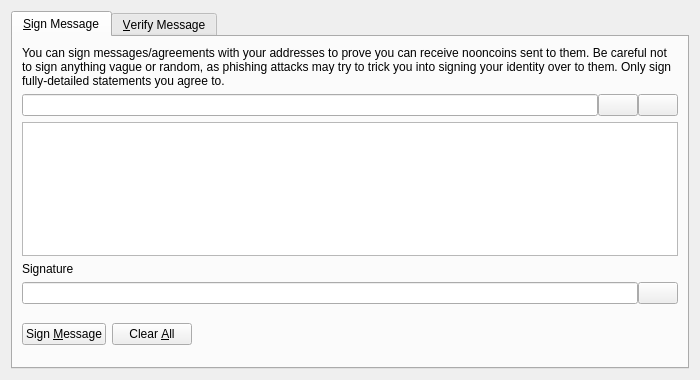
<?xml version="1.0" encoding="UTF-8"?>
<ui version="4.0">
 <class>SignVerifyMessageDialog</class>
 <widget class="QDialog" name="SignVerifyMessageDialog">
  <property name="geometry">
   <rect>
    <x>0</x>
    <y>0</y>
    <width>700</width>
    <height>380</height>
   </rect>
  </property>
  <property name="windowTitle">
   <string>Signatures - Sign / Verify a Message</string>
  </property>
  <property name="modal">
   <bool>true</bool>
  </property>
  <layout class="QVBoxLayout" name="verticalLayout">
   <item>
    <widget class="QTabWidget" name="tabWidget">
     <property name="currentIndex">
      <number>0</number>
     </property>
     <widget class="QWidget" name="tabSignMessage">
      <attribute name="title">
       <string>&amp;Sign Message</string>
      </attribute>
      <layout class="QVBoxLayout" name="verticalLayout_SM">
       <item>
        <widget class="QLabel" name="infoLabel_SM">
         <property name="text">
          <string>You can sign messages/agreements with your addresses to prove you can receive nooncoins sent to them. Be careful not to sign anything vague or random, as phishing attacks may try to trick you into signing your identity over to them. Only sign fully-detailed statements you agree to.</string>
         </property>
         <property name="textFormat">
          <enum>Qt::PlainText</enum>
         </property>
         <property name="wordWrap">
          <bool>true</bool>
         </property>
        </widget>
       </item>
       <item>
        <layout class="QHBoxLayout" name="horizontalLayout_1_SM">
         <property name="spacing">
          <number>0</number>
         </property>
         <item>
          <widget class="QValidatedLineEdit" name="addressIn_SM">
           <property name="toolTip">
            <string>The Nooncoin address to sign the message with</string>
           </property>
          </widget>
         </item>
         <item>
          <widget class="QPushButton" name="addressBookButton_SM">
           <property name="toolTip">
            <string>Choose previously used address</string>
           </property>
           <property name="text">
            <string/>
           </property>
           <property name="icon">
            <iconset resource="../bitcoin.qrc">
             <normaloff>:/icons/address-book</normaloff>:/icons/address-book</iconset>
           </property>
           <property name="shortcut">
            <string>Alt+A</string>
           </property>
           <property name="autoDefault">
            <bool>false</bool>
           </property>
          </widget>
         </item>
         <item>
          <widget class="QPushButton" name="pasteButton_SM">
           <property name="toolTip">
            <string>Paste address from clipboard</string>
           </property>
           <property name="text">
            <string/>
           </property>
           <property name="icon">
            <iconset resource="../bitcoin.qrc">
             <normaloff>:/icons/editpaste</normaloff>:/icons/editpaste</iconset>
           </property>
           <property name="shortcut">
            <string>Alt+P</string>
           </property>
           <property name="autoDefault">
            <bool>false</bool>
           </property>
          </widget>
         </item>
        </layout>
       </item>
       <item>
        <widget class="QPlainTextEdit" name="messageIn_SM">
         <property name="toolTip">
          <string>Enter the message you want to sign here</string>
         </property>
        </widget>
       </item>
       <item>
        <widget class="QLabel" name="signatureLabel_SM">
         <property name="text">
          <string>Signature</string>
         </property>
         <property name="textFormat">
          <enum>Qt::PlainText</enum>
         </property>
        </widget>
       </item>
       <item>
        <layout class="QHBoxLayout" name="horizontalLayout_2_SM">
         <property name="spacing">
          <number>0</number>
         </property>
         <item>
          <widget class="QLineEdit" name="signatureOut_SM">
           <property name="font">
            <font>
             <italic>true</italic>
            </font>
           </property>
           <property name="readOnly">
            <bool>true</bool>
           </property>
          </widget>
         </item>
         <item>
          <widget class="QPushButton" name="copySignatureButton_SM">
           <property name="toolTip">
            <string>Copy the current signature to the system clipboard</string>
           </property>
           <property name="text">
            <string/>
           </property>
           <property name="icon">
            <iconset resource="../bitcoin.qrc">
             <normaloff>:/icons/editcopy</normaloff>:/icons/editcopy</iconset>
           </property>
           <property name="autoDefault">
            <bool>false</bool>
           </property>
          </widget>
         </item>
        </layout>
       </item>
       <item>
        <layout class="QHBoxLayout" name="horizontalLayout_3_SM">
         <item>
          <widget class="QPushButton" name="signMessageButton_SM">
           <property name="toolTip">
            <string>Sign the message to prove you own this Nooncoin address</string>
           </property>
           <property name="text">
            <string>Sign &amp;Message</string>
           </property>
           <property name="icon">
            <iconset resource="../bitcoin.qrc">
             <normaloff>:/icons/edit</normaloff>:/icons/edit</iconset>
           </property>
           <property name="autoDefault">
            <bool>false</bool>
           </property>
          </widget>
         </item>
         <item>
          <widget class="QPushButton" name="clearButton_SM">
           <property name="toolTip">
            <string>Reset all sign message fields</string>
           </property>
           <property name="text">
            <string>Clear &amp;All</string>
           </property>
           <property name="icon">
            <iconset resource="../bitcoin.qrc">
             <normaloff>:/icons/remove</normaloff>:/icons/remove</iconset>
           </property>
           <property name="autoDefault">
            <bool>false</bool>
           </property>
          </widget>
         </item>
         <item>
          <spacer name="horizontalSpacer_1_SM">
           <property name="orientation">
            <enum>Qt::Horizontal</enum>
           </property>
           <property name="sizeHint" stdset="0">
            <size>
             <width>40</width>
             <height>48</height>
            </size>
           </property>
          </spacer>
         </item>
         <item>
          <widget class="QLabel" name="statusLabel_SM">
           <property name="font">
            <font>
             <weight>75</weight>
             <bold>true</bold>
            </font>
           </property>
           <property name="text">
            <string/>
           </property>
           <property name="wordWrap">
            <bool>true</bool>
           </property>
          </widget>
         </item>
         <item>
          <spacer name="horizontalSpacer_2_SM">
           <property name="orientation">
            <enum>Qt::Horizontal</enum>
           </property>
           <property name="sizeHint" stdset="0">
            <size>
             <width>40</width>
             <height>48</height>
            </size>
           </property>
          </spacer>
         </item>
        </layout>
       </item>
      </layout>
     </widget>
     <widget class="QWidget" name="tabVerifyMessage">
      <attribute name="title">
       <string>&amp;Verify Message</string>
      </attribute>
      <layout class="QVBoxLayout" name="verticalLayout_VM">
       <item>
        <widget class="QLabel" name="infoLabel_VM">
         <property name="text">
          <string>Enter the receiver's address, message (ensure you copy line breaks, spaces, tabs, etc. exactly) and signature below to verify the message. Be careful not to read more into the signature than what is in the signed message itself, to avoid being tricked by a man-in-the-middle attack. Note that this only proves the signing party receives with the address, it cannot prove sendership of any transaction!</string>
         </property>
         <property name="textFormat">
          <enum>Qt::PlainText</enum>
         </property>
         <property name="alignment">
          <set>Qt::AlignLeading|Qt::AlignLeft|Qt::AlignTop</set>
         </property>
         <property name="wordWrap">
          <bool>true</bool>
         </property>
        </widget>
       </item>
       <item>
        <layout class="QHBoxLayout" name="horizontalLayout_1_VM">
         <property name="spacing">
          <number>0</number>
         </property>
         <item>
          <widget class="QValidatedLineEdit" name="addressIn_VM">
           <property name="toolTip">
            <string>The Nooncoin address the message was signed with</string>
           </property>
          </widget>
         </item>
         <item>
          <widget class="QPushButton" name="addressBookButton_VM">
           <property name="toolTip">
            <string>Choose previously used address</string>
           </property>
           <property name="text">
            <string/>
           </property>
           <property name="icon">
            <iconset resource="../bitcoin.qrc">
             <normaloff>:/icons/address-book</normaloff>:/icons/address-book</iconset>
           </property>
           <property name="shortcut">
            <string>Alt+A</string>
           </property>
           <property name="autoDefault">
            <bool>false</bool>
           </property>
          </widget>
         </item>
        </layout>
       </item>
       <item>
        <widget class="QPlainTextEdit" name="messageIn_VM"/>
       </item>
       <item>
        <widget class="QValidatedLineEdit" name="signatureIn_VM"/>
       </item>
       <item>
        <layout class="QHBoxLayout" name="horizontalLayout_2_VM">
         <item>
          <widget class="QPushButton" name="verifyMessageButton_VM">
           <property name="toolTip">
            <string>Verify the message to ensure it was signed with the specified Nooncoin address</string>
           </property>
           <property name="text">
            <string>Verify &amp;Message</string>
           </property>
           <property name="icon">
            <iconset resource="../bitcoin.qrc">
             <normaloff>:/icons/transaction_0</normaloff>:/icons/transaction_0</iconset>
           </property>
           <property name="autoDefault">
            <bool>false</bool>
           </property>
          </widget>
         </item>
         <item>
          <widget class="QPushButton" name="clearButton_VM">
           <property name="toolTip">
            <string>Reset all verify message fields</string>
           </property>
           <property name="text">
            <string>Clear &amp;All</string>
           </property>
           <property name="icon">
            <iconset resource="../bitcoin.qrc">
             <normaloff>:/icons/remove</normaloff>:/icons/remove</iconset>
           </property>
           <property name="autoDefault">
            <bool>false</bool>
           </property>
          </widget>
         </item>
         <item>
          <spacer name="horizontalSpacer_1_VM">
           <property name="orientation">
            <enum>Qt::Horizontal</enum>
           </property>
           <property name="sizeHint" stdset="0">
            <size>
             <width>40</width>
             <height>48</height>
            </size>
           </property>
          </spacer>
         </item>
         <item>
          <widget class="QLabel" name="statusLabel_VM">
           <property name="font">
            <font>
             <weight>75</weight>
             <bold>true</bold>
            </font>
           </property>
           <property name="text">
            <string/>
           </property>
           <property name="wordWrap">
            <bool>true</bool>
           </property>
          </widget>
         </item>
         <item>
          <spacer name="horizontalSpacer_2_VM">
           <property name="orientation">
            <enum>Qt::Horizontal</enum>
           </property>
           <property name="sizeHint" stdset="0">
            <size>
             <width>40</width>
             <height>48</height>
            </size>
           </property>
          </spacer>
         </item>
        </layout>
       </item>
      </layout>
     </widget>
    </widget>
   </item>
  </layout>
 </widget>
 <customwidgets>
  <customwidget>
   <class>QValidatedLineEdit</class>
   <extends>QLineEdit</extends>
   <header>qvalidatedlineedit.h</header>
  </customwidget>
 </customwidgets>
 <resources>
  <include location="../bitcoin.qrc"/>
 </resources>
 <connections/>
</ui>
